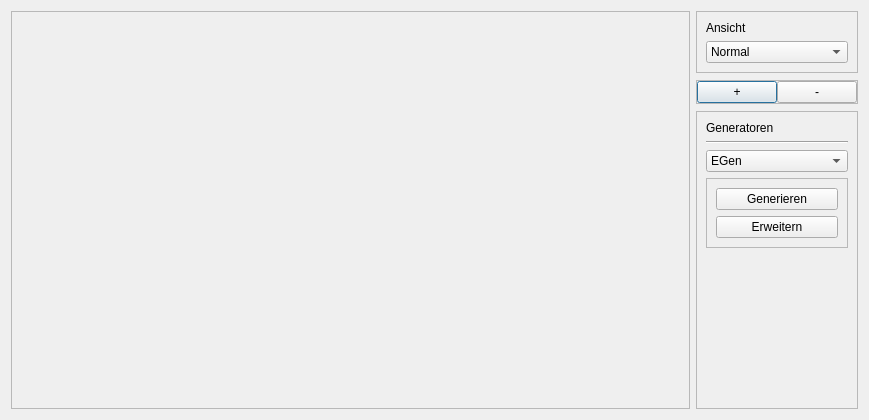
<?xml version="1.0" encoding="UTF-8"?>
<ui version="4.0">
 <class>ParallelSequencesEditDialog</class>
 <widget class="QDialog" name="ParallelSequencesEditDialog">
  <property name="geometry">
   <rect>
    <x>0</x>
    <y>0</y>
    <width>869</width>
    <height>420</height>
   </rect>
  </property>
  <property name="windowTitle">
   <string>Parallele Sequenzen bearbeiten</string>
  </property>
  <layout class="QHBoxLayout" name="horizontalLayout">
   <item>
    <widget class="QFrame" name="ViewWidgetFrame">
     <property name="sizePolicy">
      <sizepolicy hsizetype="Expanding" vsizetype="Preferred">
       <horstretch>0</horstretch>
       <verstretch>0</verstretch>
      </sizepolicy>
     </property>
     <property name="frameShape">
      <enum>QFrame::StyledPanel</enum>
     </property>
     <property name="frameShadow">
      <enum>QFrame::Raised</enum>
     </property>
    </widget>
   </item>
   <item>
    <widget class="QFrame" name="frame_2">
     <property name="frameShape">
      <enum>QFrame::NoFrame</enum>
     </property>
     <property name="frameShadow">
      <enum>QFrame::Raised</enum>
     </property>
     <layout class="QVBoxLayout" name="verticalLayout">
      <property name="spacing">
       <number>7</number>
      </property>
      <property name="leftMargin">
       <number>0</number>
      </property>
      <property name="topMargin">
       <number>0</number>
      </property>
      <property name="rightMargin">
       <number>0</number>
      </property>
      <property name="bottomMargin">
       <number>0</number>
      </property>
      <item>
       <widget class="QFrame" name="frame_4">
        <property name="frameShape">
         <enum>QFrame::StyledPanel</enum>
        </property>
        <property name="frameShadow">
         <enum>QFrame::Raised</enum>
        </property>
        <layout class="QVBoxLayout" name="verticalLayout_4">
         <item>
          <widget class="QLabel" name="label_2">
           <property name="text">
            <string>Ansicht</string>
           </property>
          </widget>
         </item>
         <item>
          <widget class="QComboBox" name="ViewSelection">
           <item>
            <property name="text">
             <string>Normal</string>
            </property>
           </item>
          </widget>
         </item>
        </layout>
       </widget>
      </item>
      <item>
       <widget class="QFrame" name="frame_5">
        <property name="frameShape">
         <enum>QFrame::StyledPanel</enum>
        </property>
        <property name="frameShadow">
         <enum>QFrame::Raised</enum>
        </property>
        <layout class="QHBoxLayout" name="horizontalLayout_2">
         <property name="spacing">
          <number>0</number>
         </property>
         <property name="leftMargin">
          <number>0</number>
         </property>
         <property name="topMargin">
          <number>0</number>
         </property>
         <property name="rightMargin">
          <number>0</number>
         </property>
         <property name="bottomMargin">
          <number>0</number>
         </property>
         <item>
          <widget class="QPushButton" name="AddSequenceButton">
           <property name="text">
            <string>+</string>
           </property>
          </widget>
         </item>
         <item>
          <widget class="QPushButton" name="EraseSequenceButton">
           <property name="text">
            <string>-</string>
           </property>
          </widget>
         </item>
        </layout>
       </widget>
      </item>
      <item>
       <widget class="QFrame" name="frame">
        <property name="frameShape">
         <enum>QFrame::StyledPanel</enum>
        </property>
        <property name="frameShadow">
         <enum>QFrame::Raised</enum>
        </property>
        <layout class="QVBoxLayout" name="verticalLayout_2">
         <item>
          <widget class="QLabel" name="label">
           <property name="text">
            <string>Generatoren</string>
           </property>
          </widget>
         </item>
         <item>
          <widget class="Line" name="line">
           <property name="orientation">
            <enum>Qt::Horizontal</enum>
           </property>
          </widget>
         </item>
         <item>
          <widget class="QComboBox" name="GeneratorSelection">
           <item>
            <property name="text">
             <string>EGen</string>
            </property>
           </item>
           <item>
            <property name="text">
             <string>Mixer</string>
            </property>
           </item>
           <item>
            <property name="text">
             <string>Pulse</string>
            </property>
           </item>
          </widget>
         </item>
         <item>
          <widget class="QFrame" name="frame_3">
           <property name="frameShape">
            <enum>QFrame::StyledPanel</enum>
           </property>
           <property name="frameShadow">
            <enum>QFrame::Raised</enum>
           </property>
           <layout class="QVBoxLayout" name="verticalLayout_3">
            <item>
             <widget class="QPushButton" name="GenerateButton">
              <property name="text">
               <string>Generieren</string>
              </property>
             </widget>
            </item>
            <item>
             <widget class="QPushButton" name="ExtendButton">
              <property name="text">
               <string>Erweitern</string>
              </property>
             </widget>
            </item>
           </layout>
          </widget>
         </item>
         <item>
          <spacer name="verticalSpacer">
           <property name="orientation">
            <enum>Qt::Vertical</enum>
           </property>
           <property name="sizeHint" stdset="0">
            <size>
             <width>20</width>
             <height>40</height>
            </size>
           </property>
          </spacer>
         </item>
        </layout>
       </widget>
      </item>
     </layout>
    </widget>
   </item>
  </layout>
 </widget>
 <resources/>
 <connections/>
</ui>
